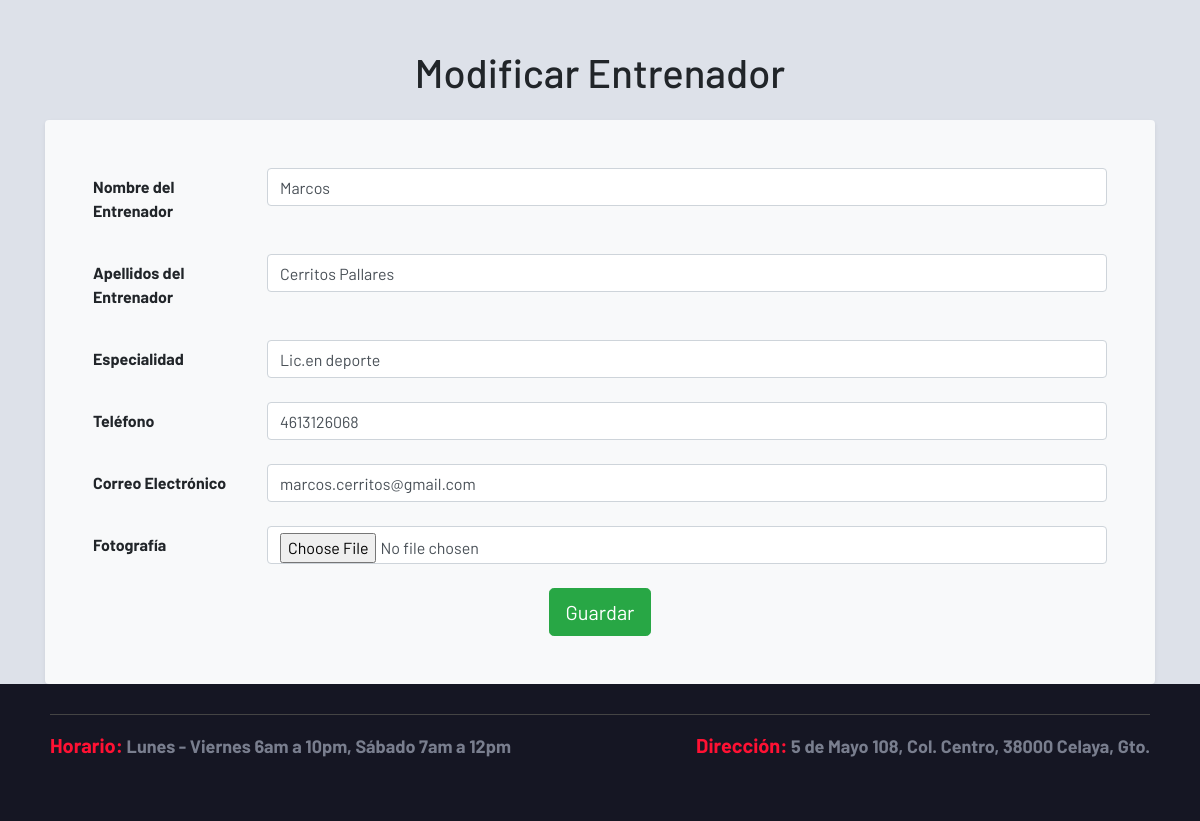
Screenshot of /admin/entrenador.php?accion=actualizar&id=9 (signed in) with the database file from the repository.
### tables this page shows
CREATE TABLE `entrenadores` (
  `id_entrenador` int(11) NOT NULL,
  `nombre` varchar(100) NOT NULL,
  `apellido` varchar(100) NOT NULL,
  `especialidad` varchar(100) DEFAULT NULL,
  `email` varchar(100) NOT NULL,
  `telefono` varchar(15) DEFAULT NULL,
  `fotografia` varchar(100) DEFAULT NULL
);

### sistema.class.php (called while the page is built, shortened)
<?php
class Sistema
{
    function conexion()
    {
        try {
            $this->con = new PDO(SGBD . ':host=' . DBHOST . ';dbname=' . DBNAME . ';port=' . DBPORT, DBUSER, DBPASS);
        } catch (PDOException $e) {
            die("Error de conexión: " . $e->getMessage());
        }
    }
}
?>

### admin/entrenador.class.php (called while the page is built, shortened)
<?php
require_once('../sistema.class.php');
class Entrenador extends Sistema {
    function readOne($id) {
        $sql = "SELECT * FROM entrenadores WHERE id_entrenador = :id_entrenador;";
        $query = $this->con->prepare($sql);
        $query->bindParam(':id_entrenador', $id, PDO::PARAM_INT);
        $query->execute();
        return $query->fetch(PDO::FETCH_ASSOC);
    }
}
?>

### admin/views/entrenador/crear.php (the view)
<?php require('views/header.php'); ?>
<div class="container mt-5">
    <h1 class="text-center mb-4">
        <?php if ($accion == "crear"): ?>
            Nuevo
        <?php else: ?>
            Modificar
        <?php endif; ?> Entrenador
    </h1>
    <form action="entrenador.php?accion=<?php echo ($accion == "crear") ? 'nuevo' : 'modificar&id=' . $id; ?>"
          method="post"
          class="bg-light p-5 rounded shadow-sm"
          enctype="multipart/form-data">
        <div class="form-group row mb-4">
            <label for="nombre" class="col-sm-2 col-form-label font-weight-bold">Nombre del Entrenador</label>
            <div class="col-sm-10">
                <input type="text" name="data[nombre]" placeholder="Escribe el nombre" class="form-control"
                       value="<?php echo isset($entrenador['nombre']) ? $entrenador['nombre'] : ''; ?>" required />
            </div>
        </div>
        <div class="form-group row mb-4">
            <label for="apellido" class="col-sm-2 col-form-label font-weight-bold">Apellidos del Entrenador</label>
            <div class="col-sm-10">
                <input type="text" name="data[apellido]" placeholder="Escribe los apellidos" class="form-control"
                       value="<?php echo isset($entrenador['apellido']) ? $entrenador['apellido'] : ''; ?>" required />
            </div>
        </div>
        <div class="form-group row mb-4">
            <label for="especialidad" class="col-sm-2 col-form-label font-weight-bold">Especialidad</label>
            <div class="col-sm-10">
                <input type="text" name="data[especialidad]" placeholder="Escribe la especialidad" class="form-control"
                       value="<?php echo isset($entrenador['especialidad']) ? $entrenador['especialidad'] : ''; ?>" required />
            </div>
        </div>
        <div class="form-group row mb-4">
            <label for="telefono" class="col-sm-2 col-form-label font-weight-bold">Teléfono</label>
            <div class="col-sm-10">
                <input type="tel" name="data[telefono]" placeholder="Escribe el teléfono" class="form-control"
                       value="<?php echo isset($entrenador['telefono']) ? $entrenador['telefono'] : ''; ?>" required />
            </div>
        </div>
        <div class="form-group row mb-4">
            <label for="email" class="col-sm-2 col-form-label font-weight-bold">Correo Electrónico</label>
            <div class="col-sm-10">
                <input type="email" name="data[email]" placeholder="Escribe el correo" class="form-control"
                       value="<?php echo isset($entrenador['email']) ? $entrenador['email'] : ''; ?>" required />
            </div>
        </div>
        <div class="form-group row mb-4">
            <label for="fotografia" class="col-sm-2 col-form-label font-weight-bold">Fotografía</label>
            <div class="col-sm-10">
                <input type="file" name="fotografia" class="form-control" />
            </div>
        </div>
        <div class="text-center">
            <button type="submit" class="btn btn-success btn-lg">Guardar</button>
        </div>
    </form>
</div>
<?php require('views/footer.php'); ?>

### css/estilo.css (style rules this page uses)
* { margin: 0; padding: 0; box-sizing: border-box; font-family: 'Barlow'; }
html { scroll-behavior: smooth; }
body { background-color: #dde1e9; }

### rows the page displays
entrenadores: nombre "Marcos", apellido "Cerritos Pallares", especialidad "Lic.en deporte", telefono "4613126068", email "marcos.cerritos@gmail.com"
